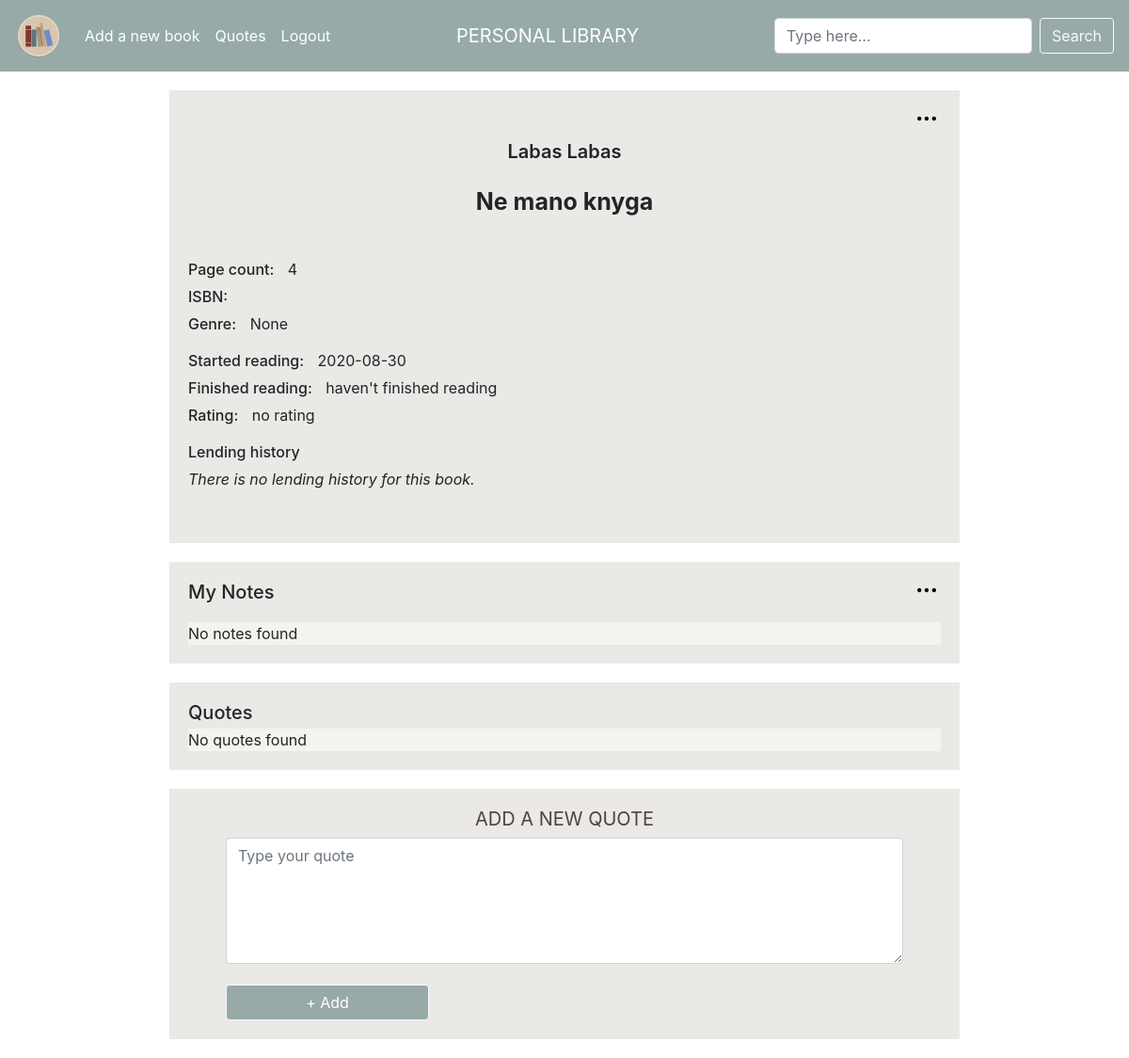
Page /book/27 (signed in) on the committed database.
### tables this page shows
CREATE TABLE "books" (user_id INTEGER NOT NULL, title TEXT NOT NULL, author TEXT NOT NULL, pages INTEGER NOT NULL, isbn TEXT NULL, genre TEXT NULL, rating INTEGER NULL, started DATE NULL, finished DATE NULL, owner TEXT NULL, notes TEXT NULL, lent BOOLEAN NULL, book_id INTEGER PRIMARY KEY AUTOINCREMENT NOT NULL);

### application.py (the view)
@app.route("/book/<book_id>", methods=["GET", "POST", "DELETE"])
@login_required
def book(book_id):
    if request.method == "GET":
        data = db.execute("""SELECT * FROM books
                            WHERE book_id = :book_id
                             AND user_id = :user_id """,
                          book_id=book_id,
                          user_id=session["user_id"])
        print('BOOK PROFILE | data: ' + str(data), flush=True)
        quotes_result = db.execute("""SELECT * FROM quotes
                            JOIN books ON books.book_id = quotes.book_id
                            WHERE books.book_id = :book_id
                            AND books.user_id = :user_id """,
                                   book_id=book_id,
                                   user_id=session["user_id"])
        print('BOOK PROFILE | quotes: ' + str(quotes_result), flush=True)
        lendings_result = db.execute("""SELECT * FROM lending
                            JOIN books ON books.book_id = lending.book_id
                            WHERE books.book_id = :book_id
                            AND books.user_id = :user_id """,
                                     book_id=book_id,
                                     user_id=session["user_id"])
        print('BOOK PROFILE | lendings: ' + str(lendings_result), flush=True)
        return render_template("book.html", data=data, quotes=quotes_result, lendings=lendings_result)
    elif request.method == "POST":
        return redirect("/book")
    elif request.method == "DELETE":
        db.execute(""" DELETE FROM books WHERE book_id = :book_id""",
                   book_id=book_id)
        return 0

### application.py (called while the page is built)
@app.after_request
def after_request(response):
    response.headers["Cache-Control"] = "no-cache, no-store, must-revalidate"
    response.headers["Expires"] = 0
    response.headers["Pragma"] = "no-cache"
    return response

### helpers.py (called while the page is built)
def login_required(f):
    @wraps(f)
    def decorated_function(*args, **kwargs):
        if session.get("user_id") is None:
            return redirect("/login")
        return f(*args, **kwargs)
    return decorated_function

### templates/book.html (shortened to what this page needs)
{% extends "layout.html" %}
{% block main %}
    {% for book in data %}
        <div class="profile_container_top">
            <div class="item-a book_profile_author">{{ book.author }}</div>
            <div class="item-b book_profile_book_title">{{ book.title }}</div>
            <div class="item-d">
                <p class="book_profile_titles">Page count:</p>
                <div class="book_profile_text">{{ book.pages }}</div>
                <br>
                <p class="book_profile_titles">ISBN:</p>
                <br>
                <p class="book_profile_titles">Genre:</p>
                <div class="book_profile_text">{{ book.genre }}</div>
                <br>
            </div>
            <div class="item-e">
                <p class="book_profile_titles">Started reading:</p>
                {% if book.started %}
                    <div class="book_profile_text">{{ book.started }}</div>
                    <br>
                    <p class="book_profile_titles">Finished reading:</p>
                    {% if book.finished %}
                        <div class="book_profile_text">{{ book.finished }}</div>
                    {% else %}
                        <div class="book_profile_text">haven't finished reading</div>
                    {% endif %}
                {% else %}
                    <div class="book_profile_text">haven't started reading</div>
                {% endif %}
                <br>
                <p class="book_profile_titles">Rating:</p>
                {% if book.rating %}
                    <div class="book_profile_text">{{ book.rating }}</div>
                {% else %}
                    <div class="book_profile_text">no rating</div>
                {% endif %}
            </div>
            <div class="item-f">
                <p class="book_profile_titles">Lending history</p>
                {% if not lendings %}
                    <p><i>There is no lending history for this book.</i></p>
                {% endif %}
            </div>
            <div class="item-g">
                <div class="book_options">
                    <img class="book_options_image"
                         onclick="showOptionsFor('opt{{ book.book_id }}')"
                         src="../static/options.svg"
                         alt="options"/>
                </div>
            </div>
        </div>
    {% endfor %}
    <div class="profile_container_notes">
        <div class="item-h"><h5 class="book_profile_titles">My Notes</h5></div>
        {% for book in data %}
            <div class="item-j">
                <div class="note_options">
                    <img class="note_options_image"
                         onclick="showOptionsFor('noteOpt{{ book.book_id }}')"
                         src="../static/options.svg"
                         alt="options"/>
                </div>
            </div>
            {% if book.notes %}
                <div class="item-k quote_sand_bg_profile">
                    <p class="note_text">{{ book.notes }}</p>
                </div>
            {% else %}
                <div class="item-k">No notes found</div>
            {% endif %}
        {% endfor %}
    </div>
    <div class="profile_container_quotes">
        <div class="quote_brown_bg_profile">
            <div class="quotes_profile"><h5 class="book_profile_titles">Quotes</h5></div>
            {% if not quotes %}
                <div class="item-k">No quotes found</div>
            {% endif %}
        </div>
    </div>
    {% for book in data %}
        <div class=" container_new_quote">
            <h2 id="add_quote">ADD A NEW QUOTE</h2>
            <form id="new_quote" action="/book/{{ book.book_id }}/new-quote" method="post" autocomplete="off">
                <div class="form-group" id="quote_quote">
                    <textarea autocomplete="off" class="form-control" name="quote" contenteditable="true"
                              placeholder="Type your quote" cols="30" rows="5" required="required"></textarea>
                </div>
                <br>
                <button class="btn btn-light" type="submit" id="quote_btn">+ Add</button>
            </form>
        </div>
    {% endfor %}
{% endblock %}

### rows in the picture
books: author "Labas Labas", title "Ne mano knyga", pages "4", genre "None", started "2020-08-30", rating "no rating", notes "No notes found"
